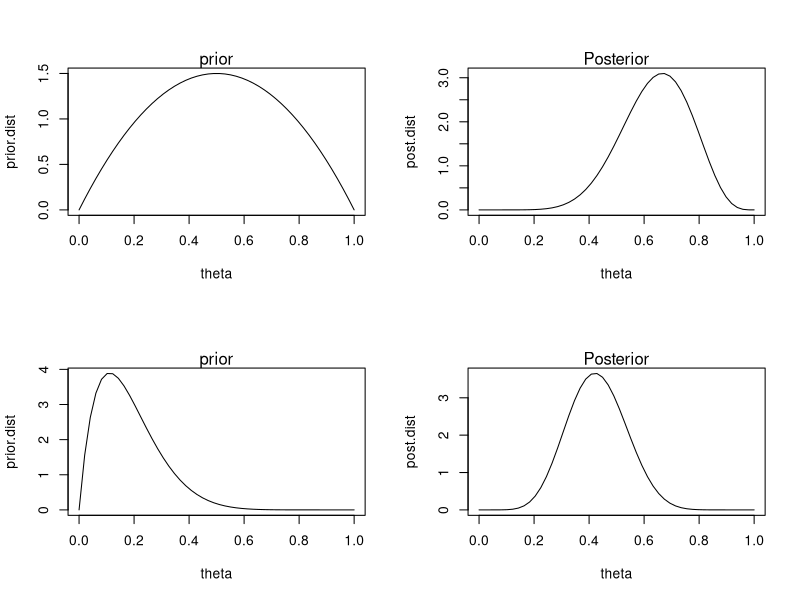

Recreate this plot in R.
# 3. Continuing the setup of the problem 2, consider different choices of priors as follows.
theta <- seq(0, 1, 1/49)
par(mfrow=c(2,2))
# a) Chage the prior parameters to a=2, b=2. Then, draw the prior density and the posterior density
# on one page.
a <- b <- 2
prior.dist <- dbeta(theta, a, b)
plot(theta, prior.dist, type = "l")
mtext("prior",side=3)

post.dist = dbeta(theta, a+7, b+10-7)
plot(theta, post.dist, type = "l")
mtext("Posterior",side=3)

# b) Repeat a) with a=2, b=9. What do you find from the plots?
b <- 9
prior.dist <- dbeta(theta, a, b)
plot(theta, prior.dist, type = "l")
mtext("prior",side=3)

post.dist = dbeta(theta, a+7, b+10-7)
plot(theta, post.dist, type = "l")
mtext("Posterior",side=3)